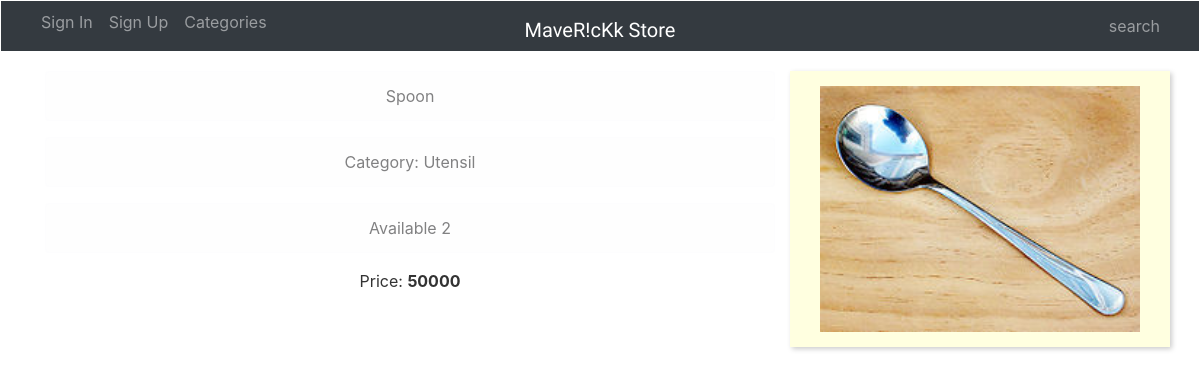
The page /shop/product-lists-detail/1/ on the database as committed earlier.
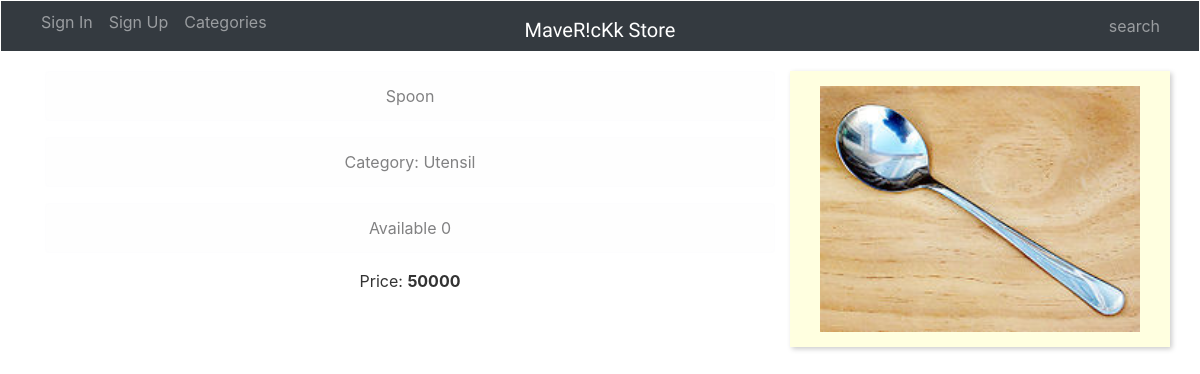
The same page on the database as committed later.
### Shopping/models.py (models this page shows, shortened)
class Product(models.Model):
    title = models.CharField(max_length=100, verbose_name=_('title'))
    price = models.IntegerField(verbose_name=_('price'))
    sold_price = models.IntegerField(default=0, verbose_name=_('sold price'))
    description = models.TextField(verbose_name=_('description'))
    pic = models.FileField(blank=True, verbose_name=_('picture'))
    cat = models.ForeignKey(Category, related_name='category', verbose_name=_('Category'))
    available = models.IntegerField(verbose_name=_('Available'))
    class Meta:
        verbose_name = _('Product')
        verbose_name_plural = _('Products')

class Category(models.Model):
    title = models.CharField(max_length=50, verbose_name=_('title of related category'))
    sold_price = models.IntegerField(default=0 , verbose_name=_('sold price'))
    class Meta:
        verbose_name = _('Category')
        verbose_name_plural = _('Categories')
    def __str__(self):
        return self.title

### Shopping/views.py (the view)
# urls.py: url(r'^product-lists-detail/(?P<pk>[0-9]+)/', views.ProductListDetail,name='productdetail', ),
def ProductListDetail(request, pk):
    product = get_object_or_404( Product,pk = pk)
    return render(request, 'shopping/productdetail.html', {'product':product})

### templates/shopping/productdetail.html (shortened to what this page needs)
{% extends 'shopping/base.html' %}
{% load staticfiles %}
{% block body %}
    <div class="container">
    <div class="row ">
        <div class="col-8">
            <p class="alert alert-light text-center col-md-12">{{ product.title }}</p>
            <p class="alert alert-light text-center col-md-12">{{ Category }}: {{ product.cat }}</p>
            <p class="alert alert-light text-center col-md-12">{{ available }} {{ product.available }}</p>
            <p class="text-center col-md-12">{{ price }}: <b>{{ product.price }}</b></p>
        </div>
        <div class="col-4  product-container">
            {% if product.pic %}
                <img class="col-md-12 " src="{{ product.pic.url }}">
            {% else %}
                <img class="col-md-12 " src="{% static 'Shopping/red_apple.jpg' %}">
            {% endif %}
        </div>
    </div>
{% endblock %}

Rows that differ between the two databases and show on the page:
changed Product "Spoon": available "2" → "0"
